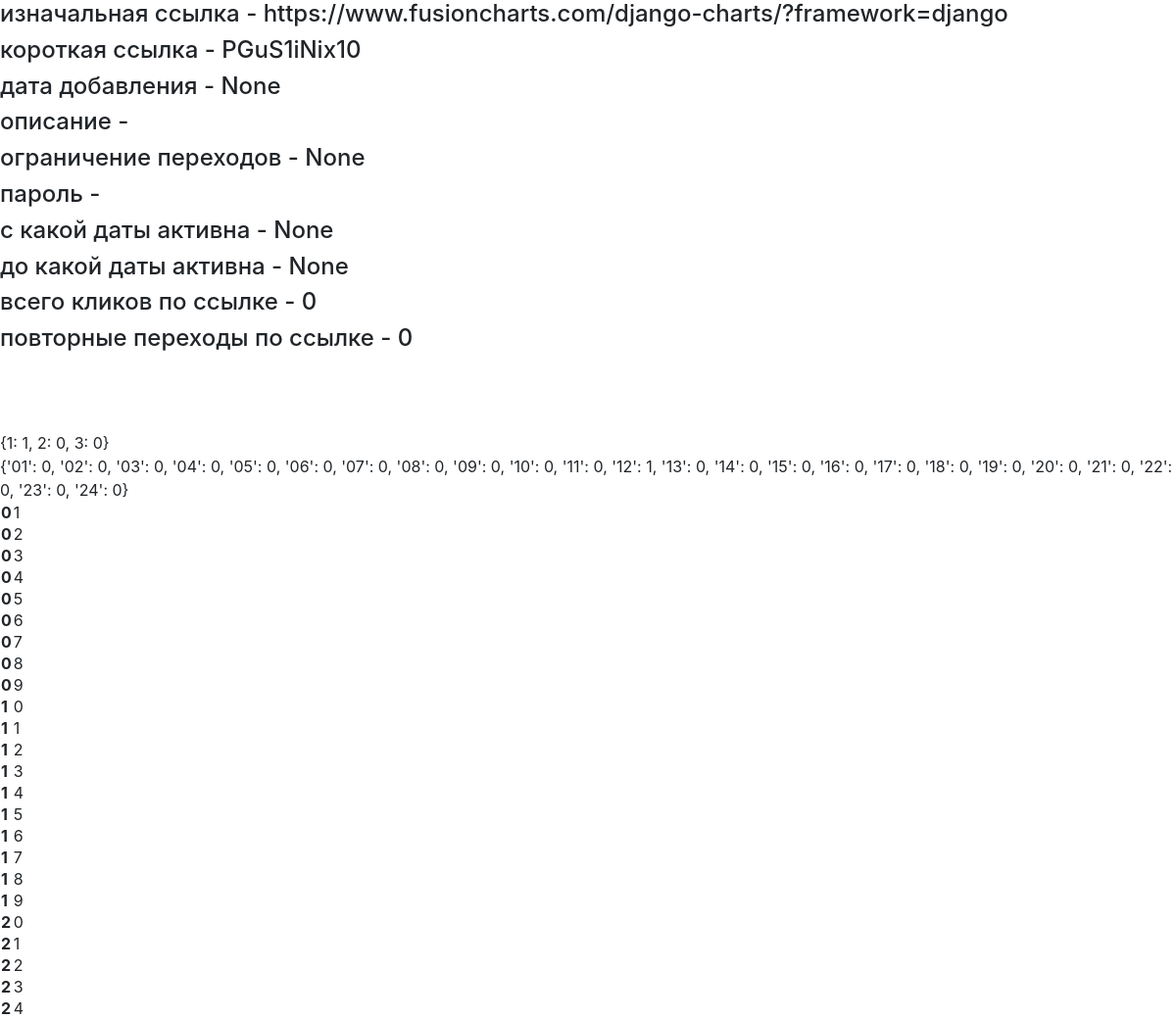
Screenshot of /panel/1 with the database file from the repository.
### elink_index/models.py (models this page shows)
class LinkRegUser(models.Model):
    author = models.ForeignKey(User, on_delete=models.PROTECT, related_name='owner_link', null=False)
    linked = models.TextField(validators=[URLValidator()], max_length=5000, null=False) #models.URLField(max_length=5000, null=False)
    linked_link = models.CharField(db_index=True, max_length=20)
    date_add = models.DateTimeField(null=True, blank=True)
    description = models.CharField(null=True, max_length=1000, blank=True)
    limit = models.BooleanField(null=False, default=0)
    limited_link = models.PositiveIntegerField(db_index=True, default=0, null=True, blank=True)
    secure_link = models.CharField(default=0, max_length=10)
    start_link = models.DateTimeField(null=True, blank=True)
    date_stop = models.DateTimeField(null=True, blank=True)
    how_many_link = models.IntegerField(db_index=True, default=0)
    again_how_many_link = models.IntegerField(db_index=True, default=0)
    public_stat = models.BooleanField(db_index=True, default=False)
    class Meta:
        ordering = ['-id']
        constraints = [
            models.UniqueConstraint(fields=['linked_link'], name='unique_generate_link')
            ]

### personal_area/views.py (the view)
# urls.py: path('/<int:id>', views.link_id, name='one_link')
def link_id(request, id): #10-11
    link = get_object_or_404(LinkRegUser, id=id)
    if request.user == link.author or link.public_stat == True:
        device_stat = {
            1: 0,
            2: 0,
            3: 0,
        }
        time_stat = {
            '01': 0, '02': 0, '03': 0, '04': 0, '05': 0, '06': 0, '07': 0, '08': 0,
            '09': 0, '10': 0, '11': 0, '12': 0, '13': 0, '14': 0, '15': 0, '16': 0,
            '17': 0, '18': 0, '19': 0, '20': 0, '21': 0, '22': 0, '23': 0, '24': 0,
        }
        stat = InfoLink.objects.filter(link_check=link)
        for data in stat:
            times_as_str = str(data.date_check)
            time_stat[f'{times_as_str[11:13]}'] += 1
            device_stat[data.device_id] += 1
        context = {
            'link': link,
            'time_stat': time_stat,
            'device_stat': device_stat,
        }
        return render(request, 'one_link_stat.html', context=context)
    else:
        return render(request, 'not_allowed.html')

### templates/one_link_stat.html (shortened to what this page needs)
<link rel="stylesheet" href="https://maxcdn.bootstrapcdn.com/bootstrap/4.0.0/css/bootstrap.min.css">
<h4> изначальная ссылка - {{ link.linked }}</h4>
<h4> короткая ссылка - {{ link.linked_link }}</h4>
<h4> дата добавления - {{ link.date_add }}</h4>
<h4> описание - {{ link.description }}</h4>
<h4> ограничение переходов - {{ link.limited_link }}</h4>
<h4> пароль - {{ link.secure_link }}</h4>
<h4> с какой даты активна - {{ link.start_link }}</h4>
<h4> до какой даты активна - {{ link.date_stop }}</h4>
<h4> всего кликов по ссылке - {{ link.how_many_link }}</h4>
<h4> повторные переходы по ссылке - {{ link.again_how_many_link }}</h4>
{{device_stat}}
{{time_stat}}
<table>
    {% for key, value in time_stat %}
       <tr>
            <th> {{ key }} </th>
            <td> {{ value }} </td>
       </tr>
    {% endfor %}
</table>

### rows the page displays
LinkRegUser: linked "https://www.fusioncharts.com/django-charts/?framework=django", linked_link "PGuS1iNix10", date_add "None", limited_link "None", start_link "None", date_stop "None", how_many_link "0", again_how_many_link "0"

### other values shown
{{ device_stat }} "{1: 1, 2: 0, 3: 0}"
{{ key }} "0" "0" "0" "0" "0" "0" "0" "0" "0" "1" "1" "1" "1" "1" "1" "1" "1" "1" "1" "2" "2" "2" "2" "2"
{{ value }} "1" "2" "3" "4" "5" "6" "7" "8" "9" "0" "1" "2" "3" "4" "5" "6" "7" "8" "9" "0" "1" "2" "3" "4"
